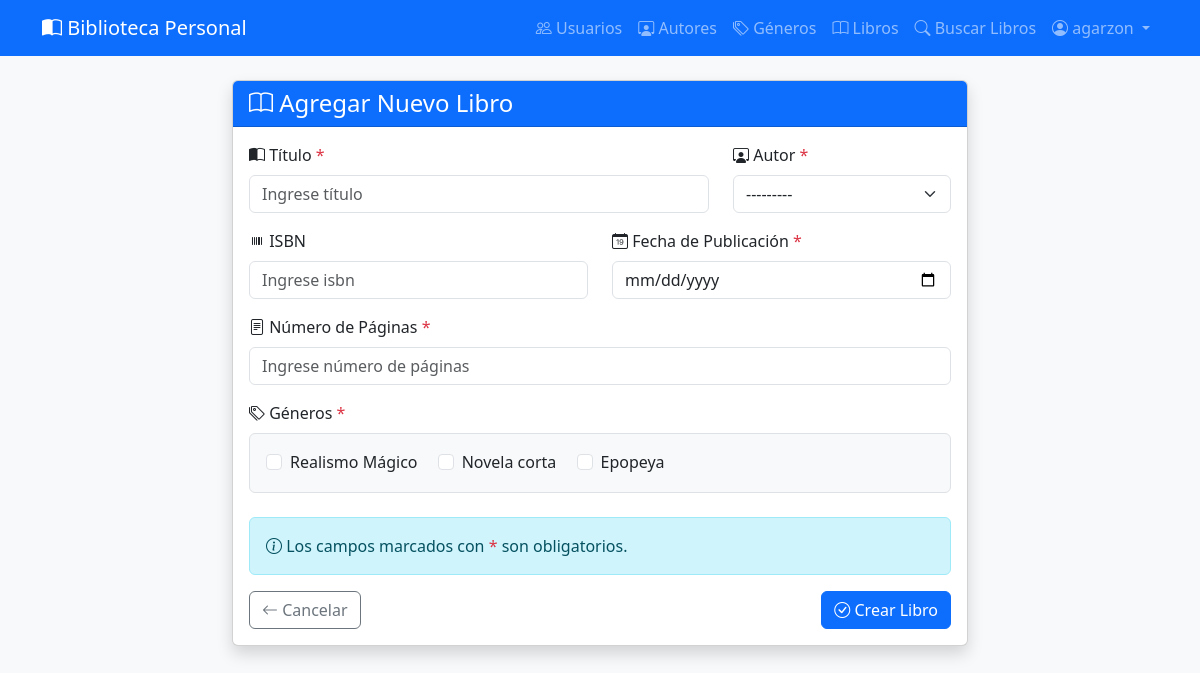
The app's page /books/create/ (signed in) with its own data.
### migrationsdb/models.py (models this page shows)
class Genre(models.Model):
    id = models.BigAutoField(primary_key=True)
    name = models.CharField(max_length=50, unique=True, verbose_name='Género')
    description = models.TextField(blank=True, verbose_name='Descripción')
    created_at = models.DateTimeField(auto_now_add=True)
    def __str__(self):
        return self.name

### migrationsdb/views.py (the view)
# urls.py: path('books/create/', views.create_book, name='create_book'),
@login_required
@permission_required('migrationsdb.add_book', raise_exception=True)
def create_book(request):
    if request.method == 'POST':
        form = BookForm(request.POST)
        if form.is_valid():
            book = form.save(commit=False)
            book.owner = None  # Sin propietario al crear
            book.save()
            form.save_m2m()  # Guardar relaciones many-to-many
            messages.success(request, 'Libro creado exitosamente.')
            return redirect('list_book')
    else:
        form = BookForm()
    return render(request, 'migrationsdb/book_form.html', {'form': form})

### migrationsdb/models.py (called while the page is built)
    def __str__(self):
        return f"{self.first_name} {self.last_name}"

### templates/migrationsdb/book_form.html (shortened to what this page needs)
{% extends 'migrationsdb/base.html' %}
{% block content %}
<div class="row justify-content-center">
    <div class="col-md-10 col-lg-8">
        <div class="card shadow">
            <div class="card-header bg-primary text-white">
                <h4 class="mb-0">
                    <i class="bi bi-book"></i>
                    {% if book %}Editar Libro{% else %}Agregar Nuevo Libro{% endif %}
                </h4>
            </div>
            <div class="card-body">
                <form method="post" novalidate>
                    <div class="row">
                        <div class="col-md-8 mb-3">
                            <label for="{{ form.title.id_for_label }}" class="form-label">
                                <i class="bi bi-book-half"></i> {{ form.title.label }}
                                {% if form.title.field.required %}<span class="text-danger">*</span>{% endif %}
                            </label>
                            {{ form.title }}
                        </div>
                        <div class="col-md-4 mb-3">
                            <label for="{{ form.author.id_for_label }}" class="form-label">
                                <i class="bi bi-person-workspace"></i> {{ form.author.label }}
                                {% if form.author.field.required %}<span class="text-danger">*</span>{% endif %}
                            </label>
                            {{ form.author }}
                        </div>
                    </div>
                    <div class="row">
                        <div class="col-md-6 mb-3">
                            <label for="{{ form.isbn.id_for_label }}" class="form-label">
                                <i class="bi bi-upc"></i> {{ form.isbn.label }}
                            </label>
                            {{ form.isbn }}
                        </div>
                        <div class="col-md-6 mb-3">
                            <label for="{{ form.published_date.id_for_label }}" class="form-label">
                                <i class="bi bi-calendar-date"></i> {{ form.published_date.label }}
                                {% if form.published_date.field.required %}<span class="text-danger">*</span>{% endif %}
                            </label>
                            {{ form.published_date }}
                        </div>
                    </div>
                    <div class="mb-3">
                        <label for="{{ form.pages.id_for_label }}" class="form-label">
                            <i class="bi bi-file-text"></i> {{ form.pages.label }}
                            {% if form.pages.field.required %}<span class="text-danger">*</span>{% endif %}
                        </label>
                        {{ form.pages }}
                    </div>
                    <div class="mb-4">
                        <label class="form-label">
                            <i class="bi bi-tags"></i> {{ form.genres.label }}
                            {% if form.genres.field.required %}<span class="text-danger">*</span>{% endif %}
                        </label>
                        <div class="border rounded p-3 bg-light">
                            {% for choice in form.genres %}
                                <div class="form-check form-check-inline me-3">
                                    {{ choice.tag }}
                                    <label class="form-check-label" for="{{ choice.id_for_label }}">
                                        {{ choice.choice_label }}
                                    </label>
                                </div>
                            {% endfor %}
                        </div>
                    </div>
                    <div class="alert alert-info">
                        <i class="bi bi-info-circle"></i>
                        Los campos marcados con <span class="text-danger">*</span> son obligatorios.
                    </div>
                    <div class="d-flex justify-content-between">
                        <a href="{% url 'list_book' %}" class="btn btn-outline-secondary">
                            <i class="bi bi-arrow-left"></i> Cancelar
                        </a>
                        <button type="submit" class="btn btn-primary">
                            <i class="bi bi-check-circle"></i>
                            {% if book %}Actualizar{% else %}Crear{% endif %} Libro
                        </button>
                    </div>
                </form>
            </div>
        </div>
    </div>
</div>
{% endblock %}

### templates/migrationsdb/base.html (shortened to what this page needs)
<!DOCTYPE html>
<html lang="es">
<head>
    <link href="https://cdn.jsdelivr.net/npm/bootstrap@5.3.0/dist/css/bootstrap.min.css" rel="stylesheet">
    <link href="https://cdn.jsdelivr.net/npm/bootstrap-icons@1.10.0/font/bootstrap-icons.css" rel="stylesheet">
</head>
<body class="bg-light">
    <nav class="navbar navbar-expand-lg navbar-dark bg-primary">
        <div class="container">
            <a class="navbar-brand" href="{% url 'home' %}">
                <i class="bi bi-book-half"></i> Biblioteca Personal
            </a>
            <div class="collapse navbar-collapse" id="navbarNav">
                <ul class="navbar-nav ms-auto">
                    {% if user.is_authenticated %}
                        {% if perms.migrationsdb.view_user %}
                            <li class="nav-item">
                                <a class="nav-link" href="{% url 'home' %}">
                                    <i class="bi bi-people"></i> Usuarios
                                </a>
                            </li>
                        {% endif %}
                        {% if perms.migrationsdb.view_author %}
                            <li class="nav-item">
                                <a class="nav-link" href="{% url 'list_authors' %}">
                                    <i class="bi bi-person-workspace"></i> Autores
                                </a>
                            </li>
                        {% endif %}
                        {% if perms.migrationsdb.view_genre %}
                            <li class="nav-item">
                                <a class="nav-link" href="{% url 'list_genres' %}">
                                    <i class="bi bi-tags"></i> Géneros
                                </a>
                            </li>
                        {% endif %}
                        {% if perms.migrationsdb.view_book %}
                            <li class="nav-item">
                                <a class="nav-link" href="{% url 'list_book' %}">
                                    <i class="bi bi-book"></i> Libros
                                </a>
                            </li>
                        {% endif %}
                        <li class="nav-item">
                            <a class="nav-link" href="{% url 'search_external_books' %}">
                                <i class="bi bi-search"></i> Buscar Libros
                            </a>
                        </li>
                        <li class="nav-item dropdown">
                            <a class="nav-link dropdown-toggle" href="#" role="button" data-bs-toggle="dropdown" aria-expanded="false">
                                <i class="bi bi-person-circle"></i> {{ user.username }}
                            </a>
                        </li>
                    {% endif %}
                </ul>
            </div>
        </div>
    </nav>
    <div class="container mt-4">
        {% block content %}
        {% endblock %}
    </div>
</body>
</html>

### records on screen
Genre: choice_label "Realismo Mágico"
Genre: choice_label "Novela corta"
Genre: choice_label "Epopeya"

### other values on screen
{{ user.username }} "agarzon"
